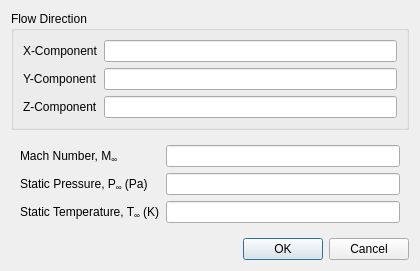
<?xml version="1.0" encoding="UTF-8"?>
<ui version="4.0">
 <class>PressureFarFieldDialog</class>
 <widget class="QDialog" name="PressureFarFieldDialog">
  <property name="geometry">
   <rect>
    <x>0</x>
    <y>0</y>
    <width>420</width>
    <height>264</height>
   </rect>
  </property>
  <property name="minimumSize">
   <size>
    <width>420</width>
    <height>0</height>
   </size>
  </property>
  <property name="windowTitle">
   <string>Pressure Far-Field Boundary Condition</string>
  </property>
  <layout class="QVBoxLayout" name="verticalLayout_2">
   <item>
    <widget class="QWidget" name="dialogContents" native="true">
     <layout class="QVBoxLayout" name="verticalLayout">
      <property name="leftMargin">
       <number>0</number>
      </property>
      <property name="topMargin">
       <number>0</number>
      </property>
      <property name="rightMargin">
       <number>0</number>
      </property>
      <property name="bottomMargin">
       <number>0</number>
      </property>
      <item>
       <widget class="QGroupBox" name="groupBox">
        <property name="title">
         <string>Flow Direction</string>
        </property>
        <layout class="QFormLayout" name="formLayout">
         <item row="0" column="0">
          <widget class="QLabel" name="label">
           <property name="text">
            <string>X-Component</string>
           </property>
          </widget>
         </item>
         <item row="0" column="1">
          <widget class="QLineEdit" name="xComponent"/>
         </item>
         <item row="1" column="0">
          <widget class="QLabel" name="label_2">
           <property name="text">
            <string>Y-Component</string>
           </property>
          </widget>
         </item>
         <item row="1" column="1">
          <widget class="QLineEdit" name="yComponent"/>
         </item>
         <item row="2" column="0">
          <widget class="QLabel" name="label_3">
           <property name="text">
            <string>Z-Component</string>
           </property>
          </widget>
         </item>
         <item row="2" column="1">
          <widget class="QLineEdit" name="zComponent"/>
         </item>
        </layout>
       </widget>
      </item>
      <item>
       <widget class="QWidget" name="widget" native="true">
        <layout class="QFormLayout" name="formLayout_3">
         <item row="0" column="0">
          <widget class="QLabel" name="label_9">
           <property name="text">
            <string>Mach Number, M&lt;sub&gt;∞&lt;/sub&gt;</string>
           </property>
          </widget>
         </item>
         <item row="0" column="1">
          <widget class="QLineEdit" name="machNumber"/>
         </item>
         <item row="1" column="0">
          <widget class="QLabel" name="label_7">
           <property name="text">
            <string>Static Pressure, P&lt;sub&gt;∞&lt;/sub&gt; (Pa)</string>
           </property>
          </widget>
         </item>
         <item row="1" column="1">
          <widget class="QLineEdit" name="staticPressure"/>
         </item>
         <item row="2" column="0">
          <widget class="QLabel" name="label_8">
           <property name="text">
            <string>Static Temperature, T&lt;sub&gt;∞&lt;/sub&gt; (K)</string>
           </property>
          </widget>
         </item>
         <item row="2" column="1">
          <widget class="QLineEdit" name="staticTemperature"/>
         </item>
        </layout>
       </widget>
      </item>
     </layout>
    </widget>
   </item>
   <item>
    <widget class="QDialogButtonBox" name="buttonBox">
     <property name="orientation">
      <enum>Qt::Horizontal</enum>
     </property>
     <property name="standardButtons">
      <set>QDialogButtonBox::Cancel|QDialogButtonBox::Ok</set>
     </property>
    </widget>
   </item>
  </layout>
 </widget>
 <resources/>
 <connections>
  <connection>
   <sender>buttonBox</sender>
   <signal>accepted()</signal>
   <receiver>PressureFarFieldDialog</receiver>
   <slot>accept()</slot>
   <hints>
    <hint type="sourcelabel">
     <x>248</x>
     <y>254</y>
    </hint>
    <hint type="destinationlabel">
     <x>157</x>
     <y>274</y>
    </hint>
   </hints>
  </connection>
  <connection>
   <sender>buttonBox</sender>
   <signal>rejected()</signal>
   <receiver>PressureFarFieldDialog</receiver>
   <slot>reject()</slot>
   <hints>
    <hint type="sourcelabel">
     <x>316</x>
     <y>260</y>
    </hint>
    <hint type="destinationlabel">
     <x>286</x>
     <y>274</y>
    </hint>
   </hints>
  </connection>
 </connections>
</ui>
